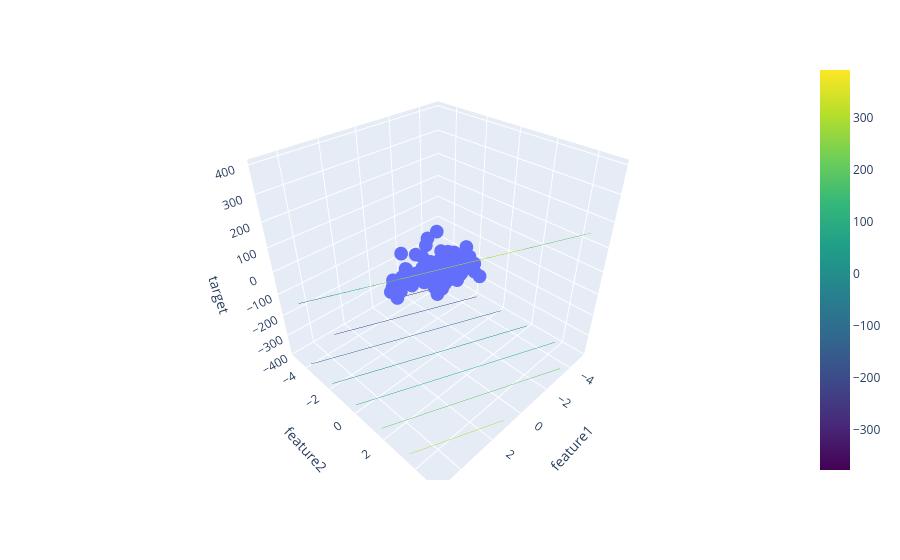

Here is the notebook cell this chart was saved with:
### Code cell
fig = px.scatter_3d(df, x='feature1', y='feature2', z='target')

fig.add_trace(go.Surface(x = x, y = y, z =z, colorscale='Viridis', opacity=0.9, lighting=dict(ambient=0.5, diffuse=0.8, specular=0.2, roughness=0.5, fresnel=0.1), lightposition=dict(x=0, y=0, z=1000), contours_z=dict(show=True, usecolormap=True, highlightcolor='white', project_z=True)))

fig.show()
